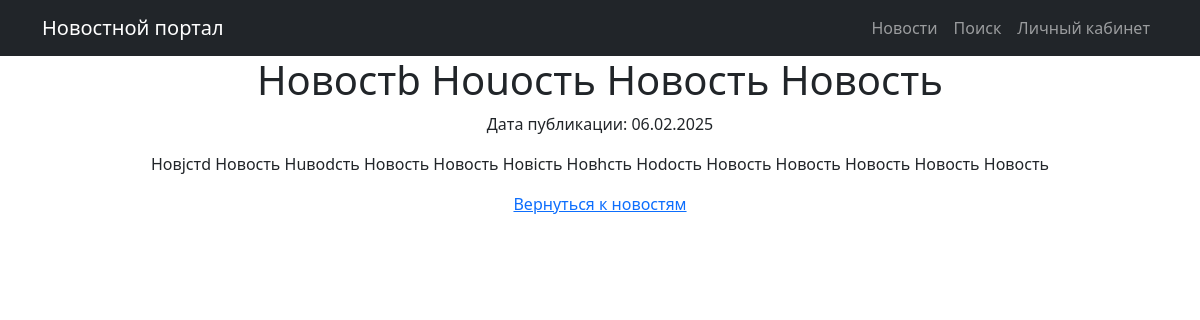
Screenshot of /posts/31/ with the database file from the repository.
### news/models.py (models this page shows, shortened)
class Post(models.Model):
    author = models.ForeignKey(Author, on_delete=models.CASCADE, related_name="posts")
    post_type = models.CharField(max_length=2, choices=POST_TYPES, default=article)
    created_at = models.DateTimeField(auto_now_add=True)
    categories = models.ManyToManyField(Category, through='PostCategory', related_name="posts")
    title = models.CharField(max_length=128)
    content = models.TextField()
    rating = models.IntegerField(default=0)

### news/views.py (the view)
# urls.py: path('posts/<int:id>/', NewsDetail.as_view(), name='news_detail'),
class NewsDetail(DetailView):
    model = Post
    template_name = 'post/news_detail.html'
    context_object_name = 'post'
    pk_url_kwarg = 'id'

### news/templatetags/custom_filters.py (called while the page is built)
@register.filter()
def censor(value):
    if not isinstance(value, str):
        raise TypeError("Фильтр 'censor' может применяться только к строкам.")
    for words in unwanted_words:
        value = value.replace(words[1:], '*' * len(words[1:]))
    return value

### templates/post/news_detail.html (shortened to what this page needs)
{% extends 'flatpages/default.html' %}
{% load custom_filters %}
{% block content %}
<h1>{{ post.title|censor }}</h1>
<p>Дата публикации: {{ post.created_at|date:"d.m.Y" }}</p>
<p>{{ post.content|censor }}</p>
<a href="{% url 'news_list' %}">Вернуться к новостям</a>
{% endblock content %}

### rows the page displays
Post: title|censor "Новостb Ноuость Новость Новость", created_at "06.02.2025", content|censor "Новjстd Новость Нuвоdсть Новость Новость Новiсть Новhсть Ноdость Новость Новость Новость Новость Новость"
